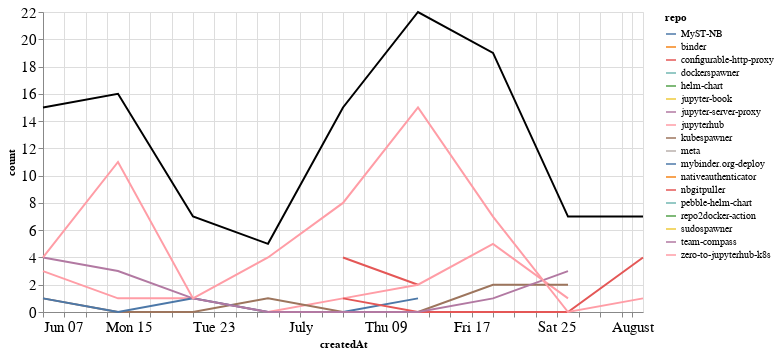

Notebook source saved alongside this figure:
### Markdown cell above
## Comments

### Code cell
comments_time = comments.groupby('repo').resample('W', on='createdAt').count()['author'].reset_index()
comments_time = comments_time.rename(columns={'author': 'count'})
comments_time_total = comments_time.groupby('createdAt').agg({"count": "sum"}).reset_index()
ch1 = alt.Chart(comments_time, width=600).mark_line().encode(
    x='createdAt',
    y='count',
    color='repo',
    tooltip="repo"
)

ch2 = alt.Chart(comments_time_total, width=600).mark_line(color="black").encode(
    x='createdAt',
    y='count',
)

ch1 + ch2

### Figure 1 — Vega-Lite specification as saved in the notebook (floating-point values rounded to 4 significant figures)
{"config": {"axisLeft": {"labelFontSize": 15}, "axisBottom": {"labelFontSize": 15}}, "layer": [{"data": {"name": "data-e9f689e718e3d58649f3693e340e827d"}, "mark": "line", "encoding": {"color": {"type": "nominal", "field": "repo"}, "tooltip": {"type": "nominal", "field": "repo"}, "x": {"type": "temporal", "field": "createdAt"}, "y": {"type": "quantitative", "field": "count"}}, "width": 600}, {"data": {"name": "data-7c248d049ce169d7f81c4a168d1afe94"}, "mark": {"type": "line", "color": "black"}, "encoding": {"x": {"type": "temporal", "field": "createdAt"}, "y": {"type": "quantitative", "field": "count"}}, "width": 600}], "$schema": "https://vega.github.io/schema/vega-lite/v4.8.1.json", "datasets": {"data-e9f689e718e3d58649f3693e340e827d": [{"repo": "MyST-NB", "createdAt": "2020-08-02T00:00:00", "count": 2}, {"repo": "binder", "createdAt": "2020-07-19T00:00:00", "count": 2}, {"repo": "configurable-http-proxy", "createdAt": "2020-07-05T00:00:00", "count": 4}, {"repo": "configurable-http-proxy", "createdAt": "2020-07-12T00:00:00", "count": 2}, {"repo": "dockerspawner", "createdAt": "2020-07-05T00:00:00", "count": 1}, {"repo": "helm-chart", "createdAt": "2020-06-07T00:00:00", "count": 1}, {"repo": "jupyter-book", "createdAt": "2020-07-12T00:00:00", "count": 1}, {"repo": "jupyter-server-proxy", "createdAt": "2020-06-14T00:00:00", "count": 1}, {"repo": "jupyterhub", "createdAt": "2020-06-07T00:00:00", "count": 3}, {"repo": "jupyterhub", "createdAt": "2020-06-14T00:00:00", "count": 1}, {"repo": "jupyterhub", "createdAt": "2020-06-21T00:00:00", "count": 1}, {"repo": "jupyterhub", "createdAt": "2020-06-28T00:00:00", "count": 0}, {"repo": "jupyterhub", "createdAt": "2020-07-05T00:00:00", "count": 1}, {"repo": "jupyterhub", "createdAt": "2020-07-12T00:00:00", "count": 2}, {"repo": "jupyterhub", "createdAt": "2020-07-19T00:00:00", "count": 5}, {"repo": "jupyterhub", "createdAt": "2020-07-26T00:00:00", "count": 1}, {"repo": "kubespawner", "createdAt": "2020-06-07T00:00:00", "count": 1}, {"repo": "kubespawner", "createdAt": "2020-06-14T00:00:00", "count": 0}, {"repo": "kubespawner", "createdAt": "2020-06-21T00:00:00", "count": 0}, {"repo": "kubespawner", "createdAt": "2020-06-28T00:00:00", "count": 1}, {"repo": "kubespawner", "createdAt": "2020-07-05T00:00:00", "count": 0}, {"repo": "kubespawner", "createdAt": "2020-07-12T00:00:00", "count": 0}, {"repo": "kubespawner", "createdAt": "2020-07-19T00:00:00", "count": 2}, {"repo": "kubespawner", "createdAt": "2020-07-26T00:00:00", "count": 2}, {"repo": "meta", "createdAt": "2020-07-19T00:00:00", "count": 2}, {"repo": "mybinder.org-deploy", "createdAt": "2020-06-07T00:00:00", "count": 1}, {"repo": "mybinder.org-deploy", "createdAt": "2020-06-14T00:00:00", "count": 0}, {"repo": "mybinder.org-deploy", "createdAt": "2020-06-21T00:00:00", "count": 1}, {"repo": "mybinder.org-deploy", "createdAt": "2020-06-28T00:00:00", "count": 0}, {"repo": "mybinder.org-deploy", "createdAt": "2020-07-05T00:00:00", "count": 0}, {"repo": "mybinder.org-deploy", "createdAt": "2020-07-12T00:00:00", "count": 1}, {"repo": "nativeauthenticator", "createdAt": "2020-07-12T00:00:00", "count": 1}, {"repo": "nbgitpuller", "createdAt": "2020-07-05T00:00:00", "count": 1}, {"repo": "nbgitpuller", "createdAt": "2020-07-12T00:00:00", "count": 0}, {"repo": "nbgitpuller", "createdAt": "2020-07-19T00:00:00", "count": 0}, {"repo": "nbgitpuller", "createdAt": "2020-07-26T00:00:00", "count": 0}, {"repo": "nbgitpuller", "createdAt": "2020-08-02T00:00:00", "count": 4}, {"repo": "pebble-helm-chart", "createdAt": "2020-06-07T00:00:00", "count": 1}, {"repo": "repo2docker-action", "createdAt": "2020-07-26T00:00:00", "count": 1}, {"repo": "sudospawner", "createdAt": "2020-06-21T00:00:00", "count": 3}, {"repo": "team-compass", "createdAt": "2020-06-07T00:00:00", "count": 4}, {"repo": "team-compass", "createdAt": "2020-06-14T00:00:00", "count": 3}, {"repo": "team-compass", "createdAt": "2020-06-21T00:00:00", "count": 1}, {"repo": "team-compass", "createdAt": "2020-06-28T00:00:00", "count": 0}, {"repo": "team-compass", "createdAt": "2020-07-05T00:00:00", "count": 0}, {"repo": "team-compass", "createdAt": "2020-07-12T00:00:00", "count": 0}, {"repo": "team-compass", "createdAt": "2020-07-19T00:00:00", "count": 1}, {"repo": "team-compass", "createdAt": "2020-07-26T00:00:00", "count": 3}, {"repo": "zero-to-jupyterhub-k8s", "createdAt": "2020-06-07T00:00:00", "count": 4}, {"repo": "zero-to-jupyterhub-k8s", "createdAt": "2020-06-14T00:00:00", "count": 11}, {"repo": "zero-to-jupyterhub-k8s", "createdAt": "2020-06-21T00:00:00", "count": 1}, {"repo": "zero-to-jupyterhub-k8s", "createdAt": "2020-06-28T00:00:00", "count": 4}, {"repo": "zero-to-jupyterhub-k8s", "createdAt": "2020-07-05T00:00:00", "count": 8}, {"repo": "zero-to-jupyterhub-k8s", "createdAt": "2020-07-12T00:00:00", "count": 15}, {"repo": "zero-to-jupyterhub-k8s", "createdAt": "2020-07-19T00:00:00", "count": 7}, {"repo": "zero-to-jupyterhub-k8s", "createdAt": "2020-07-26T00:00:00", "count": 0}, {"repo": "zero-to-jupyterhub-k8s", "createdAt": "2020-08-02T00:00:00", "count": 1}], "data-7c248d049ce169d7f81c4a168d1afe94": [{"createdAt": "2020-06-07T00:00:00", "count": 15}, {"createdAt": "2020-06-14T00:00:00", "count": 16}, {"createdAt": "2020-06-21T00:00:00", "count": 7}, {"createdAt": "2020-06-28T00:00:00", "count": 5}, {"createdAt": "2020-07-05T00:00:00", "count": 15}, {"createdAt": "2020-07-12T00:00:00", "count": 22}, {"createdAt": "2020-07-19T00:00:00", "count": 19}, {"createdAt": "2020-07-26T00:00:00", "count": 7}, {"createdAt": "2020-08-02T00:00:00", "count": 7}]}}
